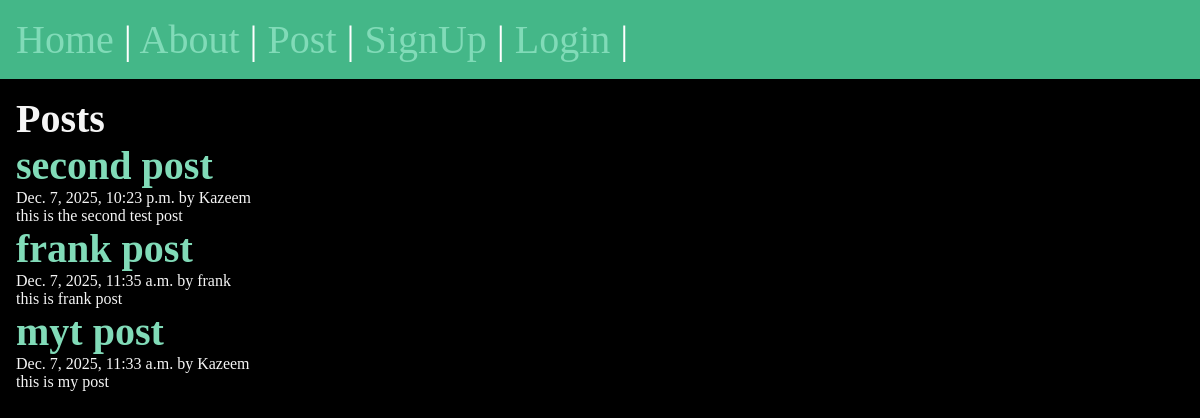
/posts/, run on the app's committed database.
### posts/models.py (models this page shows, shortened)
class Post(models.Model):
    title = models.CharField(max_length=75)
    body = models.TextField()
    slug = models.SlugField()
    date = models.DateTimeField(auto_now_add=True)
    banner = models.ImageField(default='fallback.png', blank=True)
    author = models.ForeignKey(User, on_delete=models.CASCADE, default=None)

### posts/views.py (the view)
# urls.py: path('', views.posts_list, name="list"),
def posts_list(request):
    posts = Post.objects.all().order_by('-date')
    context = {'posts':posts}
    return render(request, 'posts/posts_list.html', context)

### posts/templates/posts/posts_list.html (shortened to what this page needs)
{% extends 'layout.html'%}
{% block content %}
  <section>
    <h1>Posts</h1>
    {% for post in posts %}
       <article>
            <h2>
              <a href="{% url 'posts:page' slug=post.slug %}">
                {{ post.title }}
              </a>
            </h2>
            <p> {{ post.date }} by {{ post.author }}</p>
            <p>{{ post.body }}</p>
       </article>
    {% endfor %}
  </section>
{% endblock content %}

### templates/layout.html (shortened to what this page needs)
<!DOCTYPE html>
{% load static %}
<html lang="en">
<head>
     <link rel="stylesheet" href="{% static 'css/style.css' %}">
</head>
<body>
    <nav>
        <a href="/">
           <span role="text" aria-label="Home" title="Home" >Home</span>
        </a>|
        <a href="/about">
           <span role="text" aria-label="About" title="About" >About</span>
        </a>|
        <a href="{% url 'posts:list' %}">
           <span role="text" aria-label="Post" title="Post" >Post</span>
        </a>|
        {% if user.is_authenticated %}
            <a href="{% url 'posts:new-post' %}">
               <span role="text" aria-label="New Post" title="New Post" >New Post</span>
            </a>|
            <form class="logout" action="{% url 'users:Logout' %}" method="post">
         {% csrf_token %}
               <button class="logout-button" aria-label="User Logout" title="User Logout">Logout</button>
            </form>
        {% else %}
            <a href="{% url 'users:register' %}">
               <span role="text" aria-label="Register New User" title="Register New User" >SignUp</span>
            </a>|
            <a href="{% url 'users:Login' %}">
               <span role="text" aria-label="Login" title="Login">Login</span>
            </a>|
        {% endif %}
    </nav>
     <main>
        {% block content %}
        {% endblock content %}
     </main>
</body>
</html>

### static/css/style.css (style rules this page uses)
* { margin: 0; padding: 0; box-sizing: border-box; }
body { min-height: 100vh; background-color: black; color: whitesmoke; font-size: 3rem; }
nav { padding: 1rem; background-color: #44b788; color: white; font-size: 2.5rem; }
main { padding: 1rem; }
h1,h2 { font-size: 2.5rem; }
p { font-size: 1rem; }
a { text-decoration: none; color: #81dbb8; }

### data on the page
Post: title "second post", date "Dec. 7, 2025, 10:23 p.m.", author "Kazeem", body "this is the second test post"
Post: title "frank post", date "Dec. 7, 2025, 11:35 a.m.", author "frank", body "this is frank post"
Post: title "myt post", date "Dec. 7, 2025, 11:33 a.m.", author "Kazeem", body "this is my post"
